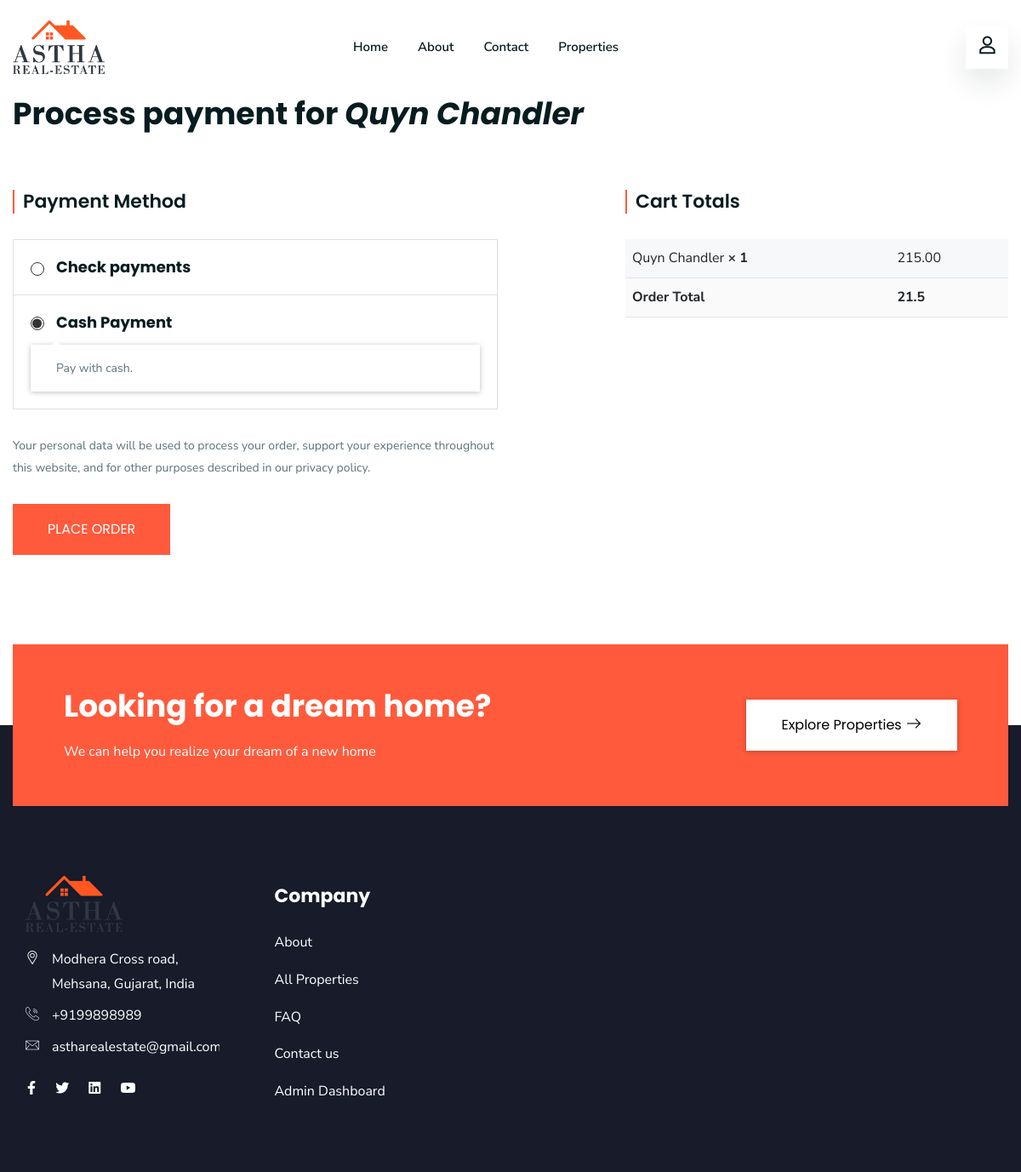
Screenshot of /payment.php?id=15 (signed in) with the database file from the repository.
### tables this page shows
CREATE TABLE `properties` (
  `id` bigint UNSIGNED NOT NULL,
  `name` varchar(255) NOT NULL,
  `description` varchar(255) DEFAULT NULL,
  `categoryId` bigint UNSIGNED NOT NULL,
  `address` varchar(255) DEFAULT NULL,
  `googleMapAddress` varchar(255) DEFAULT NULL,
  `totalPrice` double(10,2) DEFAULT NULL,
  `area` double DEFAULT NULL,
  `date_created` datetime NOT NULL DEFAULT CURRENT_TIMESTAMP,
  `image_1` varchar(255) DEFAULT NULL,
  `image_2` varchar(255) DEFAULT NULL,
  `image_3` varchar(255) DEFAULT NULL,
  `image_4` varchar(255) DEFAULT NULL,
  `image_5` varchar(255) DEFAULT NULL
);

### payment.php (the view, shortened to what this page needs)
<?php require_once 'nav.php' ?>
<?php require_once 'connection.php' ?>
<?php
    $id = $_GET['id'];
    $sql = "SELECT * from properties where id='$id'";
    $result = $conn->query($sql);
    $property = $result->fetch_object();
    $totalPrice = $property->totalPrice;
    $tenPrPrice = $totalPrice / 10;
?>
<div class="body-wrapper">
    <?php require_once 'header.php' ?>
    <div class="text-left bg-overlay-white-30 bg-image ">
        <div class="container">
            <div class="row">
                <div class="col-lg-12">
                    <div class="ltn__breadcrumb-inner">
                        <h1 class="page-title">Process payment for <i><?php echo ($property->name) ?></i></h1>
                    </div>
                </div>
            </div>
        </div>
    </div>
    <form action="payment_post.php" method="post">
        <div class="ltn__checkout-area mb-105">
            <div class="container">
                <div class="row">
                    <div class="col-lg-6">
                        <div class="ltn__checkout-payment-method mt-50">
                            <h4 class="title-2">Payment Method</h4>
                            <div id="checkout_accordion_1">
                                <div class="card">
                                    <h5 class="ltn__card-title collapsed" data-bs-toggle="collapse" data-bs-target="#faq-item-2-1" aria-expanded="false">
                                        Check payments
                                    </h5>
                                </div>
                                <div class="card">
                                    <h5 class="ltn__card-title" data-bs-toggle="collapse" data-bs-target="#faq-item-2-2" aria-expanded="true">
                                        Cash Payment
                                    </h5>
                                    <div id="faq-item-2-2" class="collapse show" data-bs-parent="#checkout_accordion_1" style="">
                                        <div class="card-body">
                                            <p>Pay with cash.</p>
                                        </div>
                                    </div>
                                </div>
                            </div>
                            <div class="ltn__payment-note mt-30 mb-30">
                                <p>Your personal data will be used to process your order, support your experience throughout this website, and for other purposes described in our privacy policy.</p>
                            </div>
                            <button class="btn theme-btn-1 btn-effect-1 text-uppercase" type="submit">Place order</button>
                        </div>
                    </div>
                    <div class="col-lg-6">
                        <div class="shoping-cart-total mt-50">
                            <h4 class="title-2">Cart Totals</h4>
                            <table class="table">
                                <tbody>
                                    <tr>
                                        <td><?php echo ($property->name) ?> <strong>× 1</strong></td>
                                        <td><?php echo ($totalPrice) ?></td>
                                    </tr>
                                    <tr>
                                        <td><strong>Order Total</strong></td>
                                        <td><strong><?php echo ($tenPrPrice) ?></strong></td>
                                    </tr>
                                </tbody>
                            </table>
                        </div>
                    </div>
                </div>
            </div>
        </div>
    </form>
    <?php include_once 'footer.php' ?>
</div>
<?php include_once 'footer1.php' ?>

### asset/css/responsive.css (style rules this page uses)
@media (min-width: 1200px) { .container { max-width: 1200px; } }

### rows the page displays
properties: name "Quyn Chandler", totalPrice "215.00", totalPrice "21.5"
